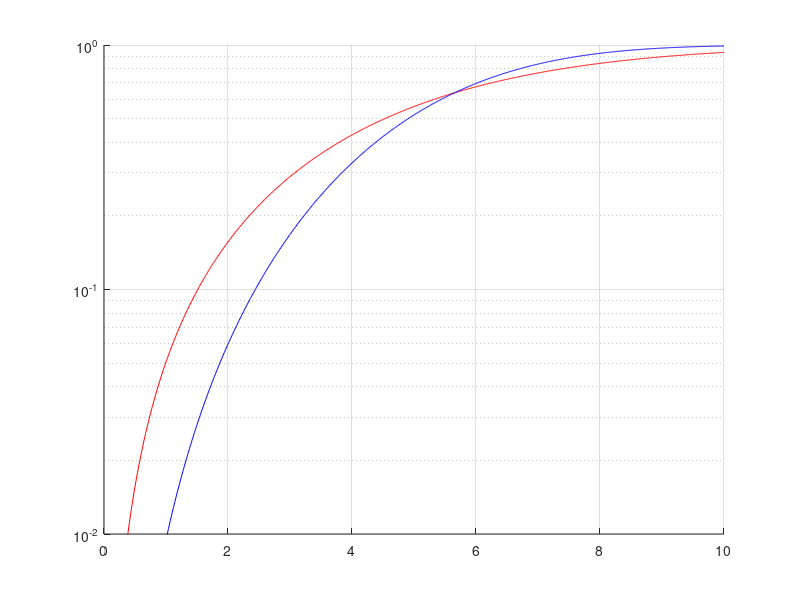

This figure's MATLAB source:
% Booster fan
% [0,0]   {[0.0191654,1],}
% {[5.62281,2.6957],}[0,0]
% Quench pumps
% [0,0]   {[0.0410686,1],}
% {[11.2456,2.6957],}[0,0]
% Feedwater pump
% [0,0]   {[0.0410686,1],}
% {[11.0786,3.71391],}[0,0]
% Circulation pump
% [0,0]   {[0.0410686,1],}
% {[11.2151,1.71711],}[0,0]
% Filter
% [0,0]   {[0.0191654,1],}
% {[5.60757,1.71711],}[0,0]

function test()
clc;
clear;

LLess = 5.60757; GLess = 1.71711;       % cov 0.6 'red'
LMore = 5.62281; GMore= 2.6957;         % cov 0.4 'blue'

MeanLess = LLess* gamma(1+1/GLess)
MeanMore = LMore* gamma(1+1/GMore)

SDLess = sqrt( (LLess^2 ) * (gamma(1+2/GLess) - gamma(1+1/GLess)^2  ))
SDMore = sqrt( (LMore^2 ) * (gamma(1+2/GMore) - gamma(1+1/GMore)^2 ))

covLess = SDLess / MeanLess
covMore = SDMore / MeanMore


% figure;
% hold on;
% plothaz(LLess, GLess,'r');
% plothaz(LMore, GMore,'b');

figure;
hold on;
PlotCDFs(LLess, GLess,'r');
PlotCDFs(LMore, GMore,'b');


function PlotCDFs(L, G, c)
t=0:0.01:10;
plot(t,  wblcdf(t,L,G),c);
grid on;
set(gca, 'YScale', 'log');
axis([0 10 10^-2, 10^0])


function plothaz(L,G, c)
t=0:0.001:1;
plot(t,  G*L*(t.*L).^(G-1),c);
%plot(t,wblpdf(t,L,G) ./ (1-wblcdf(t,L,G)));
grid on;
set(gca, 'YScale', 'log');
axis([0 60 10^-3, 10^2])
